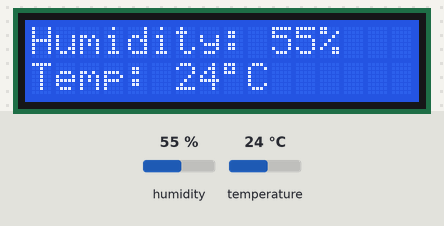
Simulated run of this sketch. Board: Arduino Uno, built with avr-gcc and run on an emulated ATmega328P. Shown: 16×2 character LCD. The test bench sets the inputs (shaded band); at power-on: humidity 55 %, temperature 24 °C. What the sketch prints to the serial monitor is not drawn.

Above: at 3.2 s.
3.3 s: humidity set to 22 %
At 5.2 s:
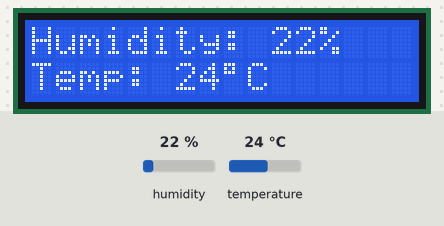
5.6 s: temperature set to 12 °C
At 7.0 s:
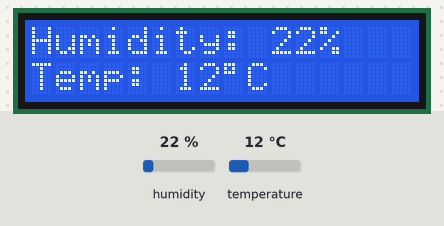
7.7 s: humidity set to 40 %
At 8.7 s:
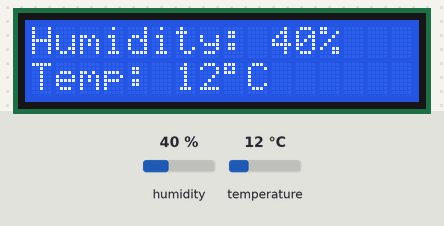
9.8 s: temperature set to 19 °C
At 11.6 s:
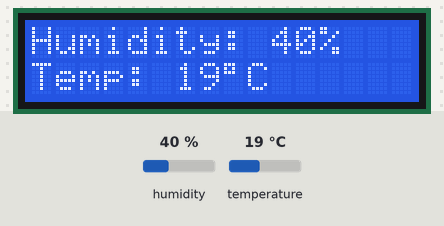
Timing chart, 0 to 12.8 s (numbered marks = the images above; inputs shaded):
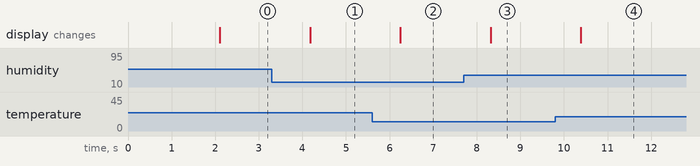

Measured:
- after the input at 3.3 s, the display: changes after 0.88 s (image 1)
- after the input at 5.6 s, the display: changes after 0.65 s (image 2)
- after the input at 7.7 s, the display: changes after 0.62 s (image 3)
- after the input at 9.8 s, the display: changes after 0.59 s (image 4)

The sketch:

weather_monitor.ino
```cpp
#include <SoftwareSerial.h>
SoftwareSerial bt(8, 9); // RX, TX

#include <LiquidCrystal.h>
#include "dht.h"
#define dataPin A0
LiquidCrystal lcd(2, 3, 4, 5, 6, 7);
dht DHT;

int temp;
int hum;

void setup() {

 Serial.begin(9600);
 bt.begin(9600);
 Serial.println("Ready");

  lcd.begin(16,2);
  lcd.setCursor(0,0);
  lcd.print(" WELCOME To  My ");
  lcd.setCursor(0,1);
  lcd.print("YouTube  Channel");
  delay(2000);
  lcd.clear();
}

void loop(){
  int readData = DHT.read11(dataPin);

  hum = DHT.humidity;
  temp = DHT.temperature;

  lcd.setCursor(0,0);
  lcd.print("Humidity: ");
  lcd.print(hum);
  lcd.print("% ");

  lcd.setCursor(0,1);
  lcd.print("Temp: ");
  lcd.print(temp);
  lcd.print((char)223); //degree symbol
  lcd.print("C ");

 bt.print(temp); //send distance to MIT App
 bt.print(";");
 bt.print(hum); //send distance to MIT App
 bt.println(";");

  delay(1000);
}
```
